Frame 1 (no input): blank canvas, image omitted
Frame 60 (the mouse pressed at the canvas centre just before this capture): blank canvas, image omitted
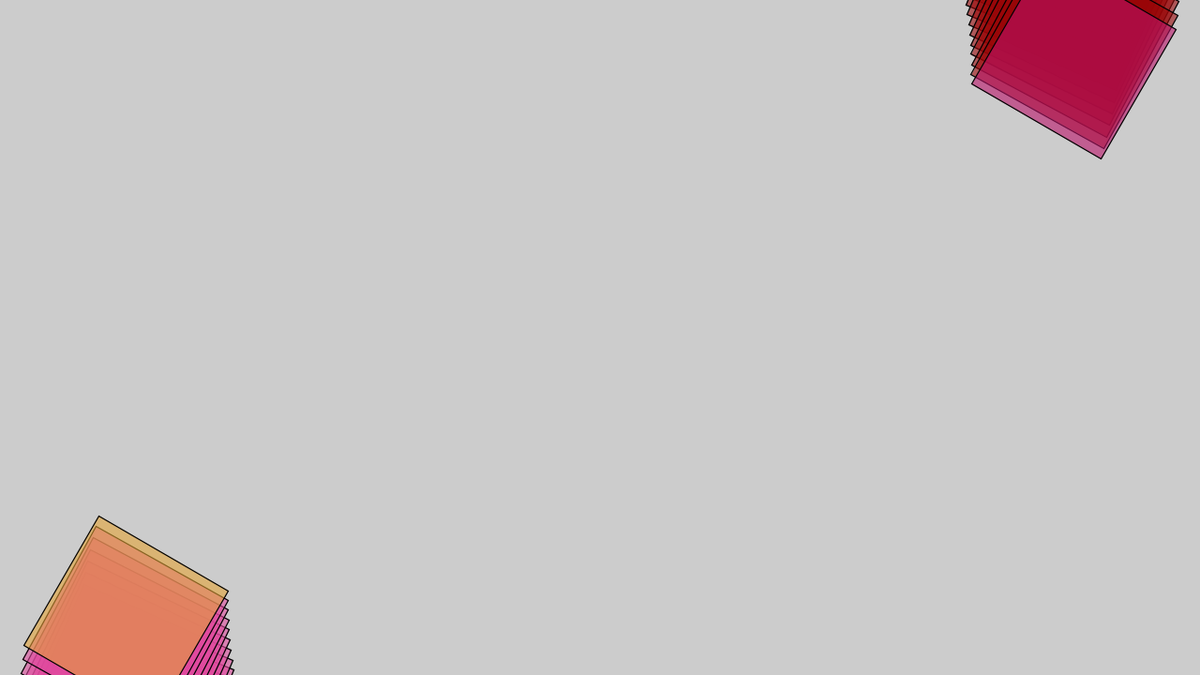
Frame 120 (the mouse held since frame 60 and released just before this capture)

The Processing sketch whose frames 1 and 60 were blank and that drew this single picture after the mouse press (run headless with seeded random() and noise(); from frame 60 on, the mouse is pressed at the canvas centre):

// Processing sketch: sketch_05_Animate_II_Backgroung_Moving_Pro
// ── sketch_05_Animate_II_Backgroung_Moving_Pro.pde
/* By Canves origin */
// Translate Controller
float canvesX, canvesY;
  // there is no speed cause just scale & rotation

// Scale Controller
float currentScale = 2;
float scaleV = 0.01; // scale velocity
float threshold = 2; // let from upper limit to change with equals to currentScale
boolean state = false; // true for +, false for - // let from - to inside

// Four Rectangle
float rectangleX, rectangleY; // all oridinate from same
float size = 200;
color uL, uR, lL, lR;

void setup() {
  size(1280, 720);
  rectMode(CENTER);
  
  // move origin to center of window
  canvesX = width / 2;
  canvesY = height / 2;
  
  // rectagle initialize
  rectangleX = width / 2; // let it look like moving with ordinary equals to origin that is translating
  rectangleY = height / 2;
  strokeWeight(1.5);
  
  // color change initialize
  uL = color((int)random(255), (int)random(255), (int)random(255)); 
  uR = color((int)random(255), (int)random(255), (int)random(255));
  lL = color((int)random(255), (int)random(255), (int)random(255));
  lR = color((int)random(255), (int)random(255), (int)random(255));
}

void draw() {
  translate(canvesX, canvesY);
  rotate(radians(frameCount));

  // Scale
  if (state) { // +
    if (currentScale > threshold) { // over the upper limit
      state = false;
    } else {
      currentScale += scaleV;
    }
  } else { // -
    if (currentScale < -threshold) { // over the lower limit
      state = true;
    } else {
      currentScale -= scaleV;
    }
  }
  scale(currentScale);

  // Color Cahnge
  if (frameCount % 10 == 0) { // changer each 10 frame
    uL = color((int)random(255), (int)random(255), (int)random(255));
    uR = color((int)random(255), (int)random(255), (int)random(255));
    lL = color((int)random(255), (int)random(255), (int)random(255));
    lR = color((int)random(255), (int)random(255), (int)random(255));
    
    // Draw Four Rectangles different with +/- relative position
    fill(uL, 150);
    rect(-rectangleX, -rectangleY, size, size);
    fill(uR, 150);
    rect(rectangleX, -rectangleY, size, size);
    fill(lL, 150);
    rect(-rectangleX, rectangleY, size, size);
    fill(lR, 150);
    rect(rectangleX, rectangleY, size, size);
  } else {
    // Draw Four Rectangles
    fill(uL, 150);
    rect(-rectangleX, -rectangleY, size, size);
    fill(uR, 150);
    rect(rectangleX, -rectangleY, size, size);
    fill(lL, 150);
    rect(-rectangleX, rectangleY, size, size);
    fill(lR, 150);
    rect(rectangleX, rectangleY, size, size);
  }
}
